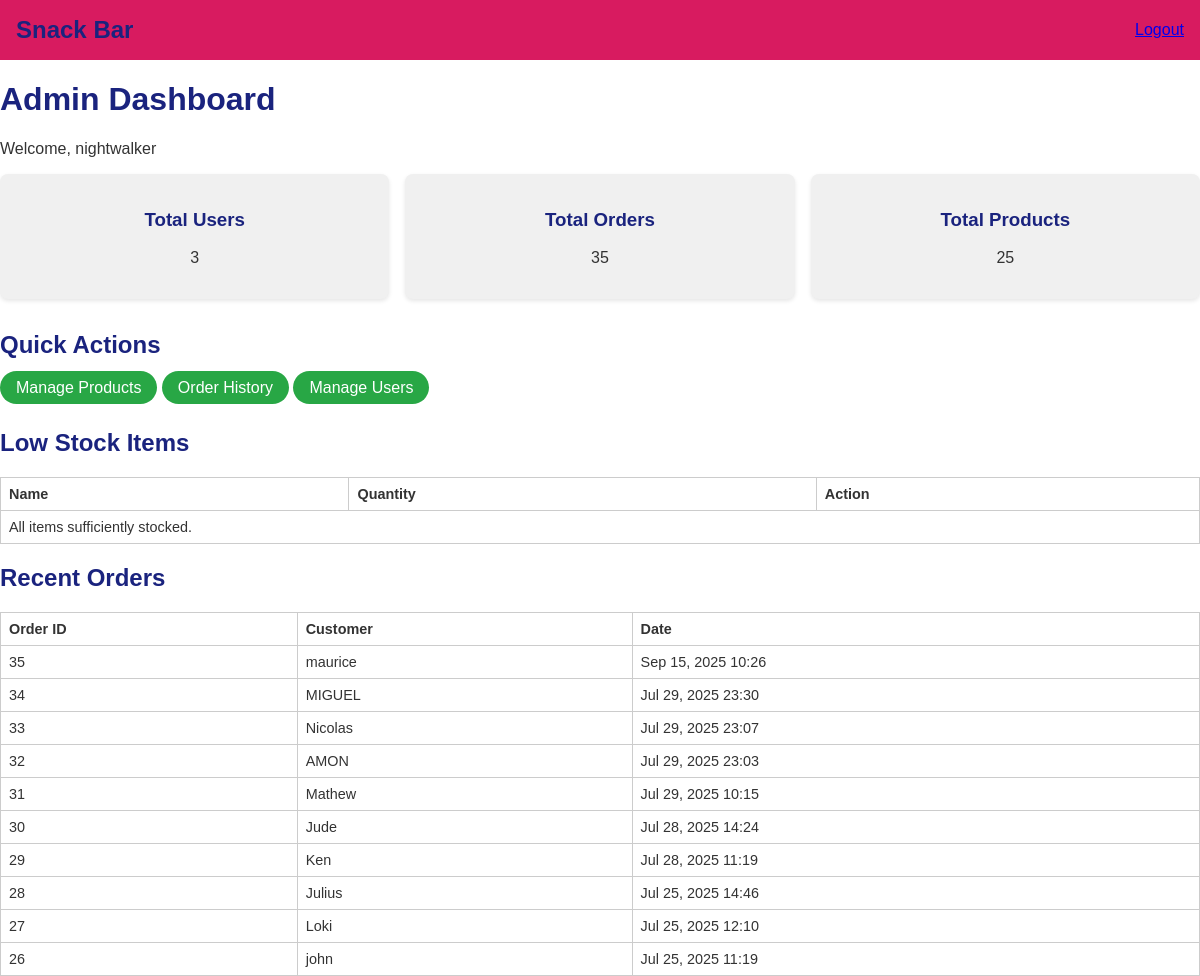
Page /admin-panel/ (signed in) on the committed database.
### main/models.py (models this page shows, shortened)
class Order(models.Model):
    customer_name = models.CharField(max_length=100)
    created_at = models.DateTimeField(auto_now_add=True)

### main/views.py (the view)
# urls.py: path('admin-panel/', views.admin_dashboard, name='admin_dashboard'),
@login_required(login_url='login')
@user_passes_test(is_admin_user)
def admin_dashboard(request):
    total_orders = Order.objects.count()
    total_users = User.objects.count()
    total_products = MenuItem.objects.count()
    low_stock_items = MenuItem.objects.filter(quantity__lt=5)
    recent_orders = Order.objects.order_by('-created_at')[:10]
    context = {
        'total_orders': total_orders,
        'total_users': total_users,
        'total_products': total_products,
        'low_stock_items': low_stock_items,
        'recent_orders': recent_orders,
    }
    return render(request, 'main/admin_dashboard.html', context)

### main/views.py (called while the page is built)
def is_admin_user(user):
    return user.is_staff or user.is_superuser

### main/templates/main/admin_dashboard.html (shortened to what this page needs)
{% load static %}
<!DOCTYPE html>
<html lang="en">
<head>
<link rel="stylesheet" type="text/css" href="{% static 'main/css/style.css' %}">
</head>
<body>
    <nav>
        <h1>Snack Bar</h1>
        <ul>
           {% if user.is_authenticated and user.is_staff %}
             <a href="{% url 'logout' %}">Logout</a>
           {% endif %}
        </ul>
    </nav>
    <main>
            <div class="admin-header">
              <h1>Admin Dashboard</h1>
              <p>Welcome, {{ request.user.username }}</p>
            </div>
            <div class="stats" style="display: flex; gap: 1rem; margin-bottom: 2rem;">
              <div class="card">
                <h3>Total Users</h3>
                <p>{{ total_users }}</p>
              </div>
              <div class="card">
                <h3>Total Orders</h3>
                <p>{{ total_orders }}</p>
              </div>
              <div class="card">
                <h3>Total Products</h3>
                <p>{{ total_products }}</p>
              </div>
            </div>
            <h2>Quick Actions</h2>
            <div class="actions" style="margin-bottom: 2rem;">
              <a href="{% url 'product_list' %}" style="padding: 0.5rem 1rem; background-color: #28a745; color: white; text-decoration: none; border-radius: 20px;" class="btn btn-info">Manage Products</a>
              <a href="{% url 'order_history' %}" style="padding: 0.5rem 1rem; background-color: #28a745; color: white; text-decoration: none; border-radius: 20px;">Order History</a>
              <a href="{% url 'user_list' %}" style="padding: 0.5rem 1rem; background-color: #28a745; color: white; text-decoration: none; border-radius: 20px;">Manage Users</a>
            </div>
            <h2>Low Stock Items</h2>
            <table>
              <tr><th>Name</th><th>Quantity</th><th>Action</th></tr>
              {% for item in low_stock_items %}
                <tr>
                  <td>{{ item.name }}</td>
                  <td>{{ item.quantity }}</td>
                  <td>
                    <a href="{% url 'restock_product' item.id %}" style="padding: 0.5rem 1rem; background-color: orange; color: white; text-decoration: none; border-radius: 20px;" class="btn btn-warning btn-sm">Restock</a>
                  </td>
                </tr>
              {% empty %}
                <tr><td colspan="3">All items sufficiently stocked.</td></tr>
              {% endfor %}
            </table>
            <h2>Recent Orders</h2>
            <table>
              <tr><th>Order ID</th><th>Customer</th><th>Date</th></tr>
              {% for order in recent_orders %}
                <tr>
                  <td>{{ order.id }}</td>
                  <td>{{ order.customer_name }}</td>
                  <td>{{ order.created_at|date:"M d, Y H:i" }}</td>
                </tr>
              {% empty %}
                <tr><td colspan="3">No recent orders found.</td></tr>
              {% endfor %}
            </table>
    </main>
</body>
</html>

### main/static/main/style.css (style rules this page uses)
body { font-family: Arial, sans-serif; margin: 0; padding: 0; background-color: #ffffff; color: #333333; }
nav { background-color: #d81b60; color: white; padding: 1rem; display: flex; justify-content: space-between; align-items: center; flex-wrap: wrap; }
nav h1 { margin: 0; font-weight: bold; font-size: 1.5rem; }
nav ul { list-style: none; display: flex; gap: 1rem; margin: 0; padding: 0; flex-wrap: wrap; }
h1, h2, h3 { color: #1a237e; }
.card { background-color: #f0f0f0; padding: 1rem; border-radius: 8px; flex: 1; text-align: center; box-shadow: 0 2px 4px rgba(0,0,0,0.1); }
table { width: 100%; border-collapse: collapse; margin-top: 1rem; font-size: 0.9rem; }
table, th, td { border: 1px solid #ccc; }
th, td { padding: 0.5rem; text-align: left; }

### rows in the picture
Order: id "35", customer_name "maurice", created_at "Sep 15, 2025 10:26"
Order: id "34", customer_name "MIGUEL", created_at "Jul 29, 2025 23:30"
Order: id "33", customer_name "Nicolas", created_at "Jul 29, 2025 23:07"
Order: id "32", customer_name "AMON", created_at "Jul 29, 2025 23:03"
Order: id "31", customer_name "Mathew", created_at "Jul 29, 2025 10:15"
Order: id "30", customer_name "Jude", created_at "Jul 28, 2025 14:24"
Order: id "29", customer_name "Ken", created_at "Jul 28, 2025 11:19"
Order: id "28", customer_name "Julius", created_at "Jul 25, 2025 14:46"
Order: id "27", customer_name "Loki", created_at "Jul 25, 2025 12:10"
Order: id "26", customer_name "john", created_at "Jul 25, 2025 11:19"

### other values in the picture
{{ request.user.username }} "nightwalker"
{{ total_users }} "3"
{{ total_orders }} "35"
{{ total_products }} "25"
